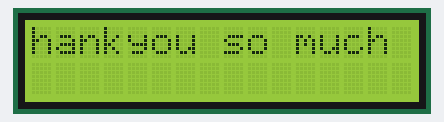
Recording of a sketch running on a simulated Arduino Uno, built with avr-gcc and run on an emulated ATmega328P. Parts: 16×2 character LCD.

Above: at 1.13 s.
At 2.19 s:
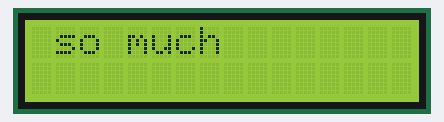
At 3.24 s:
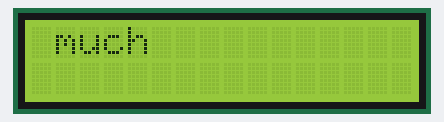
At 5.34 s:
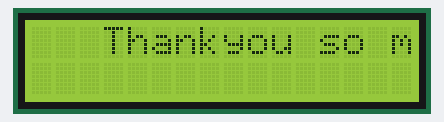
At 7.44 s:
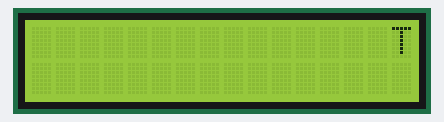
At 9.7 s:
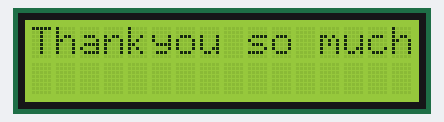

Measured:
- by itself, everything shown: repeats every 9.7 s, in 58 steps
- what the display in image 5 shows lasts 1.2 s, from 9.6 s to 10.8 s

The sketch:

CODE-045_run.ino
```cpp
//Hiệu ứng chạy chữ
// Thêm thư viện
#include <LiquidCrystal.h>

//Khai báo các chân LCD
LiquidCrystal lcd(12, 11, 5, 4, 3, 2);

void setup() {
  // Cấu hình LCD
  lcd.begin(16, 2);
  // In hello ra LCD.
  lcd.print("Thankyou so much");
  delay(1000);
}

void loop() {
  // Cuộn 13 vị trí sang trái
  for (int positionCounter = 0; positionCounter < 13; positionCounter++) {
    // Cuộn 1 vị trí sang trái:
    lcd.scrollDisplayLeft();
    // delay:
    delay(150);
  }

  // Cuộn 29 vị trí sang phải:
  for (int positionCounter = 0; positionCounter < 29; positionCounter++) {
    // Cuộn 1 vị trí sang phải:
    lcd.scrollDisplayRight();
    // wdelay:
    delay(150);
  }

  // Cuộn 16 vị trí sang trái
  for (int positionCounter = 0; positionCounter < 16; positionCounter++) {
    // Cuộn 1 vị trí sang trái:
    lcd.scrollDisplayLeft();
    // delay:
    delay(150);
  }

  // delay:
  delay(1000);

}
```
